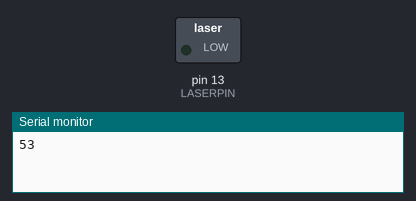
The sketch below on a simulated Arduino Uno, built with avr-gcc and run on an emulated ATmega328P. Parts: switched loads named in the sketch (green lamp = pin HIGH), the last lines printed to the serial monitor. At 19.1 s the program stops and its outputs stay as they are.

Above: at 0.12 s.
At 10.83 s:
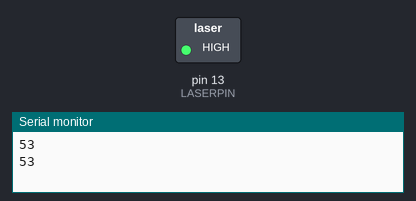
Timing chart, 0 to 12.0 s (numbered marks = the images above):
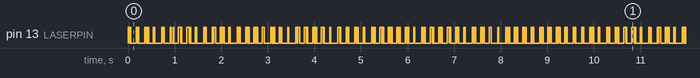

Measured:
- by itself, pin 13 (LASERPIN): moves between LOW and HIGH, repeating every 9.2 s

The sketch:

Laser_Test.ino
```cpp
#define LASERPIN 13

void setup() {
  // put your setup code here, to run once:
  pinMode(LASERPIN,OUTPUT);
  Serial.begin(9600);
}

void loop() {
  // put your main code here, to run repeatedly:
  String d ="the lazy dog jumped over the quick brown fox 12345678";
  // Serial.println(d);

  int length = d.length();
  Serial.println(length);
  int ar[length+1];
  int m;
  int bits[8];

  for (int i =0 ; i<length ; i++ ) {
    ar[i]= int(d[i]);
  }
  for (int n =0 ; n<length ; n++ ){
    m=ar[n];
    int z;
    int bin[7];
    int newbin[7];
    for(z=0;z<8;z++){
      bin[z] = m%2;
      m = m /2 ;
    }

    for (int j= 7 ; j>=0 ; j-- ){
      newbin[7-j] = bin[j] ;
    }

    for( int p=0 ; p<8 ; p++ ){
      if (newbin[p] == 1){
        bits[p] = HIGH ;
      }
      if ( newbin[p] == 0){
        bits[p] = LOW ;
      }
    }

    bits[0] = HIGH;

    for (int i = 0; i < 8; i++) {
      digitalWrite(LASERPIN, bits[i]);
      delay(10);
    }

    digitalWrite(LASERPIN, LOW);

    delay(100);
  }
}
```
